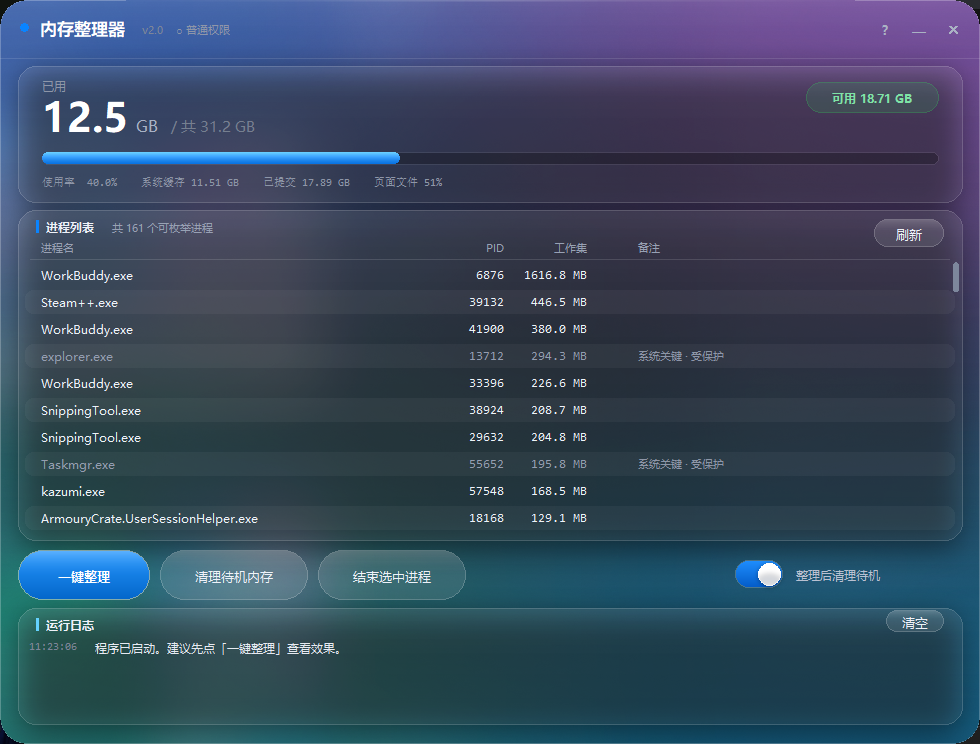

Recreate this plot in Python.
# -*- coding: utf-8 -*-
"""
内存整理器 MemTidy

功能定位：在启动大型游戏 / 工程软件之前，把系统里各进程占用的物理内存页
集中回收一次，让即将启动的程序拿到更充裕的连续物理内存。

------------------------------ 关于"参考 PCL" ------------------------------
本程序的功能设计参考了 Plain Craft Launcher（PCL，作者：龙腾猫跃）中
「启动游戏前进行内存优化」这一功能的使用方式与执行语义。

需要说明的事实：PCL 的该功能实现并未开源。在其公开仓库中，
PageOtherTest.MemoryOptimize 被替换为空实现（提示"开源内容中不包含百宝箱功能"），
仅保留了调用点。因此本程序是依据 Windows 官方文档独立实现的等价功能，
不含任何 PCL 源代码。

本程序与 PCL 无隶属关系，也不是 PCL 的衍生作品（功能领域不重叠）。
署名仅为遵循 PCL 仓库使用指南的要求。
---------------------------------------------------------------------------

技术实现（三条，全部是 Windows 原生接口）：
  1. EmptyWorkingSet   —— 把进程工作集里的物理页移出（转为可回收状态）
  2. NtSetSystemInformation(MemoryPurgeStandbyList) —— 清空待机内存列表（需管理员）
  3. TerminateProcess  —— 结束用户手动选中的后台进程（真正的内存释放）

------------------------------ 界面实现说明 -------------------------------
界面部分全部来自 glass-ui（本仓库的 glass_ui 包）：tkinter 没有模糊和
半透明合成能力，所以那个库用「抓窗口后方桌面 → 高斯模糊 → 上色 →
把静态玻璃层合成进底图 → 整张铺成 Canvas 背景」的办法做出液态玻璃效果，
再配上一套自绘控件。窗口圆角、任务栏图标、拖动、玻璃弹窗也都在库里。

本文件因此只剩两件事：Windows 内存接口，以及「卡片摆在哪、画什么字」。
"""

import ctypes
import ctypes.wintypes as wt
import os
import sys
import threading
import time
import tkinter as tk
from tkinter import font as tkfont

# 让示例在没有 pip install 的情况下也能直接跑（仓库根目录就在两级之上）
_HERE = os.path.dirname(os.path.abspath(__file__))
sys.path.insert(0, os.path.dirname(os.path.dirname(_HERE)))

# 界面全部来自 glass-ui：抓屏、模糊、圆角窗口、自绘控件都不在本文件里
from glass_ui import (C_ACCENT, C_BG, C_CYAN, C_GREEN, C_ORANGE, C_RED,
                      FONT_MONO, FONT_UI, GlassButton, GlassEngine, GlassLog,
                      GlassTable, GlassToggle, GlassWindow, IconButton,
                      pill_grad, rrect)
from glass_ui.compat import HAVE_PIL, Image, ImageDraw, ImageTk
from glass_ui.win import apply_round_region

APP_NAME = "内存整理器"
APP_VER = "2.0"
APP_TAG = "MemTidy"
APP_TITLE = f"{APP_NAME}  {APP_VER}"

# ---------------------------------------------------------------- 布局常量
CARD_MEM = (18, 66, 944, 136)
CARD_TABLE = (18, 210, 944, 330)
TABLE_HEAD_H = 50
BTN_Y = 550
BTN_H = 50
CARD_LOG = (18, 608, 944, 116)
MEM_BADGE = (806, 82, 132, 30)      # 内存卡右上角「可用」徽章
LOG_HEAD_H = 26

# 列定义给表格和表头共用，避免两处各写一份而错位
COLS = (
    ("name", 0.00, 0.42, "w", "进程名"),
    ("pid", 0.42, 0.53, "e", "PID"),
    ("mem", 0.50, 0.62, "e", "工作集"),
    ("note", 0.66, 1.00, "w", "备注"),
)

# ============================================================================
#  Win32 接口
# ============================================================================
kernel32 = ctypes.WinDLL("kernel32", use_last_error=True)
psapi = ctypes.WinDLL("psapi", use_last_error=True)
ntdll = ctypes.WinDLL("ntdll")
user32 = ctypes.WinDLL("user32", use_last_error=True)

PROCESS_QUERY_INFORMATION = 0x0400
PROCESS_QUERY_LIMITED_INFORMATION = 0x1000
PROCESS_SET_QUOTA = 0x0100
PROCESS_TERMINATE = 0x0001
PROCESS_VM_READ = 0x0010

kernel32.GlobalMemoryStatusEx.argtypes = [ctypes.c_void_p]
kernel32.GlobalMemoryStatusEx.restype = wt.BOOL
kernel32.OpenProcess.argtypes = [wt.DWORD, wt.BOOL, wt.DWORD]
kernel32.OpenProcess.restype = wt.HANDLE
kernel32.CloseHandle.argtypes = [wt.HANDLE]


class MEMORYSTATUSEX(ctypes.Structure):
    _fields_ = [
        ("dwLength", wt.DWORD),
        ("dwMemoryLoad", wt.DWORD),
        ("ullTotalPhys", ctypes.c_ulonglong),
        ("ullAvailPhys", ctypes.c_ulonglong),
        ("ullTotalPageFile", ctypes.c_ulonglong),
        ("ullAvailPageFile", ctypes.c_ulonglong),
        ("ullTotalVirtual", ctypes.c_ulonglong),
        ("ullAvailVirtual", ctypes.c_ulonglong),
        ("ullAvailExtendedVirtual", ctypes.c_ulonglong),
    ]


class PERFORMANCE_INFORMATION(ctypes.Structure):
    _fields_ = [
        ("cb", wt.DWORD),
        ("CommitTotal", ctypes.c_size_t),
        ("CommitLimit", ctypes.c_size_t),
        ("CommitPeak", ctypes.c_size_t),
        ("PhysicalTotal", ctypes.c_size_t),
        ("PhysicalAvailable", ctypes.c_size_t),
        ("SystemCache", ctypes.c_size_t),
        ("KernelTotal", ctypes.c_size_t),
        ("KernelPaged", ctypes.c_size_t),
        ("KernelNonpaged", ctypes.c_size_t),
        ("PageSize", ctypes.c_size_t),
        ("HandleCount", wt.DWORD),
        ("ProcessCount", wt.DWORD),
        ("ThreadCount", wt.DWORD),
    ]


class PROCESS_MEMORY_COUNTERS_EX(ctypes.Structure):
    _fields_ = [
        ("cb", wt.DWORD),
        ("PageFaultCount", wt.DWORD),
        ("PeakWorkingSetSize", ctypes.c_size_t),
        ("WorkingSetSize", ctypes.c_size_t),
        ("QuotaPeakPagedPoolUsage", ctypes.c_size_t),
        ("QuotaPagedPoolUsage", ctypes.c_size_t),
        ("QuotaPeakNonPagedPoolUsage", ctypes.c_size_t),
        ("QuotaNonPagedPoolUsage", ctypes.c_size_t),
        ("PagefileUsage", ctypes.c_size_t),
        ("PeakPagefileUsage", ctypes.c_size_t),
        ("PrivateUsage", ctypes.c_size_t),
    ]


def is_admin():
    try:
        return ctypes.windll.shell32.IsUserAnAdmin() != 0
    except Exception:
        return False


def relaunch_as_admin():
    """以管理员身份重启自己（用于清理待机内存）。"""
    try:
        ctypes.windll.shell32.ShellExecuteW(
            None, "runas", sys.executable, "", os.path.dirname(sys.executable), 1)
        return True
    except Exception:
        return False


def get_memory_status():
    """物理内存概况，单位 MB。"""
    ms = MEMORYSTATUSEX()
    ms.dwLength = ctypes.sizeof(ms)
    kernel32.GlobalMemoryStatusEx(ctypes.byref(ms))

    pi = PERFORMANCE_INFORMATION()
    pi.cb = ctypes.sizeof(pi)
    cache_mb = 0.0
    commit_mb = 0.0
    if psapi.GetPerformanceInfo(ctypes.byref(pi), pi.cb):
        page = pi.PageSize or 4096
        cache_mb = pi.SystemCache * page / 1048576.0
        commit_mb = pi.CommitTotal * page / 1048576.0

    total = ms.ullTotalPhys / 1048576.0
    avail = ms.ullAvailPhys / 1048576.0
    return {
        "total_mb": total,
        "avail_mb": avail,
        "used_mb": total - avail,
        "percent": ms.dwMemoryLoad,
        "cache_mb": cache_mb,
        "commit_mb": commit_mb,
        "pagefile_pct": (ms.ullTotalPageFile - ms.ullAvailPageFile) * 100.0 / max(1, ms.ullTotalPageFile),
    }


def enum_pids():
    size = 8192
    while True:
        buf = (wt.DWORD * size)()
        needed = wt.DWORD()
        if not psapi.EnumProcesses(buf, ctypes.sizeof(buf), ctypes.byref(needed)):
            return []
        cnt = needed.value // ctypes.sizeof(wt.DWORD)
        if cnt < size - 8:
            return [buf[i] for i in range(cnt) if buf[i] != 0]
        size *= 2
        if size > 262144:
            return [buf[i] for i in range(cnt) if buf[i] != 0]


def query_process(pid):
    """返回 (进程名, 工作集字节数)，无法访问返回 None。

    权限组合按门槛从高到低依次尝试：
      1. QUERY_INFORMATION | VM_READ   —— 能同时拿到名字和工作集
      2. QUERY_LIMITED_INFORMATION | VM_READ —— Win8+ 上多数受保护进程也能拿工作集
      3. QUERY_LIMITED_INFORMATION     —— 只能拿名字，工作集记为 0
    """
    combos = (
        PROCESS_QUERY_INFORMATION | PROCESS_VM_READ,
        PROCESS_QUERY_LIMITED_INFORMATION | PROCESS_VM_READ,
        PROCESS_QUERY_LIMITED_INFORMATION,
    )
    for access in combos:
        h = kernel32.OpenProcess(access, False, pid)
        if not h:
            continue
        try:
            buf = ctypes.create_unicode_buffer(1024)
            n = wt.DWORD(1024)
            if not kernel32.QueryFullProcessImageNameW(h, 0, buf, ctypes.byref(n)):
                continue
            name = os.path.basename(buf.value)
            if not name:
                continue

            pmc = PROCESS_MEMORY_COUNTERS_EX()
            pmc.cb = ctypes.sizeof(pmc)
            ws = 0
            if psapi.GetProcessMemoryInfo(h, ctypes.byref(pmc), pmc.cb):
                ws = pmc.WorkingSetSize
            return (name, ws)
        finally:
            kernel32.CloseHandle(h)
    return None


def empty_working_set(pid):
    """对单个进程执行工作集清空。"""
    h = kernel32.OpenProcess(
        PROCESS_SET_QUOTA | PROCESS_QUERY_INFORMATION, False, pid)
    if not h:
        return False
    try:
        return bool(psapi.EmptyWorkingSet(h))
    finally:
        kernel32.CloseHandle(h)


def purge_standby_list():
    """清空待机内存列表，需管理员权限。返回 (成功, 状态码)。"""
    cmd = ctypes.c_int(4)  # MemoryPurgeStandbyList
    st = ntdll.NtSetSystemInformation(80, ctypes.byref(cmd), ctypes.sizeof(cmd))
    return st == 0, st


def kill_process(pid):
    h = kernel32.OpenProcess(PROCESS_TERMINATE, False, pid)
    if not h:
        return False
    try:
        return bool(kernel32.TerminateProcess(h, 1))
    finally:
        kernel32.CloseHandle(h)


# ============================================================================
#  保护名单：这些进程不允许在界面里结束
# ============================================================================
PROTECTED = {
    "system", "idle", "registry", "memory compression", "memcompression",
    "smss.exe", "csrss.exe", "wininit.exe", "winlogon.exe", "services.exe",
    "lsass.exe", "lsaiso.exe", "svchost.exe", "dwm.exe", "fontdrvhost.exe",
    "spoolsv.exe", "audiodg.exe", "sihost.exe", "taskhostw.exe", "ctfmon.exe",
    "runtimebroker.exe", "explorer.exe", "shellexperiencehost.exe",
    "startmenuexperiencehost.exe", "searchhost.exe", "searchapp.exe",
    "searchindexer.exe", "textinputhost.exe", "lockapp.exe", "logonui.exe",
    "userinit.exe", "wudfhost.exe", "wmiprvse.exe", "dllhost.exe",
    "conhost.exe", "openconsole.exe", "windowsterminal.exe", "cmd.exe",
    "powershell.exe", "pwsh.exe", "wsmprovhost.exe", "taskmgr.exe",
    "sppsvc.exe", "trustedinstaller.exe", "msmpeng.exe", "nissrv.exe",
    "securityhealthservice.exe", "securityhealthsystray.exe", "mssense.exe",
    "sensecncproxy.exe", "sgrmbroker.exe", "easyanticheat.exe",
    "easyanticheat_eos.exe", "beservice.exe", "bedaisy.exe", "vgc.exe",
    "vgtray.exe", "riotclientservices.exe", "nvcontainer.exe",
    "nvdisplay.container.exe", "nvidia overlay.exe", "atiesrxx.exe",
    "amdow.exe", "radeonsoftware.exe", "memtidy.exe",
}

# 这些进程名属于"可以放心结束"的后台程序，界面上给个标记提示
BACKGROUND_HINTS = {
    "steam.exe": "Steam", "steamwebhelper.exe": "Steam", "weixin.exe": "微信",
    "wechat.exe": "微信", "qq.exe": "QQ", "tim.exe": "TIM", "dingtalk.exe": "钉钉",
    "discord.exe": "Discord", "douyin.exe": "抖音", "kuaishou.exe": "快手",
    "哔哩哔哩.exe": "B站", "chrome.exe": "浏览器", "msedge.exe": "Edge",
    "firefox.exe": "Firefox", "code.exe": "VS Code", "devenv.exe": "Visual Studio",
    "pycharm64.exe": "PyCharm", "idea64.exe": "IDEA", "keil.exe": "Keil",
    "uv4.exe": "Keil", "wps.exe": "WPS", "winword.exe": "Word", "excel.exe": "Excel",
}


def is_protected(name):
    return name.lower() in PROTECTED


# ============================================================================
#  主应用
# ============================================================================
class MemTidyApp(GlassWindow):
    """主窗口。

    这里只声明"长什么样"：卡片摆哪、哪些静态层需要 alpha、哪些子控件要切背景。
    抓屏、模糊、圆角裁剪、拖动、弹窗全部由 glass_ui.GlassWindow 负责。
    """

    TITLE = APP_TITLE
    WIN_W = 980
    WIN_H = 744

    def __init__(self, root, shot=False):
        # 业务状态先备好：super().__init__ 里会立刻调用 build_ui()
        self.busy = False
        self._pct = 0.0           # 整理进度；空闲时改存内存使用率
        self.snapshot = []
        self.before = None
        self.txt_detail = ""
        self.txt_count = ""
        self.txt_admin = ""
        self.var_purge = tk.BooleanVar(value=True)

        super().__init__(root, shot=shot, title=APP_TITLE)

        self._refresh_admin()
        self.refresh_memory()
        self.refresh_processes()
        self.log("程序已启动。建议先点「一键整理」查看效果。")
        self.root.after(1600, self._tick_memory)

    def _all_buttons(self):
        out = []
        for name in ("btn_opt", "btn_standby", "btn_kill", "_btn_refresh",
                 "_btn_clearlog"):
            b = getattr(self, name, None)
            if b is not None and b not in out:
                out.append(b)
        return out

    @staticmethod
    def _card_rect(c):
        return (c[0], c[1], c[2], c[3])

    # ------------------------------------------------ glass_ui 钩子
    def glass_cards(self):
        return [self._card_rect(CARD_MEM),
                self._card_rect(self.geo["table"]),
                self._card_rect(self.geo["log"])]

    def glass_decorators(self):
        return [self._deco_mem_card]

    def _deco_mem_card(self, img):
        """内存卡上的进度条凹槽 + 「可用」徽章底。

        这两样都要半透明，Canvas 画不了（会盖住玻璃底），
        只能画进底图 —— 这个钩子就是给这种元素准备的。
        """
        w, h = img.size
        mx, my, mw, _mh = CARD_MEM
        layer = Image.new("RGBA", (w, h), (0, 0, 0, 0))
        d = ImageDraw.Draw(layer)
        d.rounded_rectangle([mx + 24, my + 86, mx + mw - 24, my + 98],
                            radius=6, fill=(0, 0, 0, 66),
                            outline=(255, 255, 255, 20), width=1)

        bx, by2, bw2, bh2 = MEM_BADGE
        d.rounded_rectangle([bx, by2, bx + bw2, by2 + bh2],
                            radius=bh2 / 2.0,
                            fill=(48, 209, 88, 34),
                            outline=(48, 209, 88, 88), width=1)
        return Image.alpha_composite(img, layer)

    def glass_slices(self):
        """每个子 Canvas 都要一块背景切片，否则圆角外会露出深色方框。"""
        tx, ty, tw, th = self.geo["table"]
        lx, ly, lw, lh = self.geo["log"]
        out = [
            (self.table, tx + 1, ty + TABLE_HEAD_H,
             tw - 2, th - TABLE_HEAD_H - 1),
            (self.logview, lx + 1, ly + LOG_HEAD_H,
             lw - 2, lh - LOG_HEAD_H - 1),
        ]
        for b in self._all_buttons():
            out.append((b, b.x, b.y, b.w, b.h))
        for ic in (self.btn_min, self.btn_close, self.btn_about):
            out.append((ic, ic.x, ic.y, ic.size, ic.size))
        t = self.toggle
        out.append((t, t.cv.winfo_x(), t.cv.winfo_y(),
                    t.cv.winfo_width(), t.cv.winfo_height()))
        return out

    def build_ui(self):
        w, h = self.win_w, self.win_h

        # 排版用的字体度量：数值与单位的对齐要算真实宽度
        self.f_num = tkfont.Font(family=FONT_UI, size=30, weight="bold")
        self.f_unit = tkfont.Font(family=FONT_UI, size=12)
        self.f_tot = tkfont.Font(family=FONT_UI, size=11)

        # 纵向重排：窗口偏矮时压缩表格卡
        table_h = CARD_TABLE[3] + (h - 744)
        self.geo = {
            "mem": CARD_MEM,
            "table": (CARD_TABLE[0], CARD_TABLE[1], CARD_TABLE[2], max(250, table_h)),
            "btn_y": BTN_Y + (h - 744),
            "log": (CARD_LOG[0], CARD_LOG[1] + (h - 744), CARD_LOG[2], CARD_LOG[3]),
        }

        self.make_canvas()

        # 表格
        tx, ty, tw, th = self.geo["table"]
        self.table = GlassTable(self, tx + 1, ty + TABLE_HEAD_H,
                                tw - 2, th - TABLE_HEAD_H - 1)
        self.table.COLS = COLS
        # 库不认识 tag 叫什么，这里把本程序的三种 tag 映射成颜色
        self.table.ROW_FG = {"bgapp": C_ORANGE, "prot": "#949db0"}
        self.table.ROW_DOT = ("bgapp",)
        self.table.NOTE_FG = {"bgapp": C_ORANGE}

        # 日志
        lx, ly, lw, lh = self.geo["log"]
        self.logview = GlassLog(self, lx + 1, ly + LOG_HEAD_H,
                                lw - 2, lh - LOG_HEAD_H - 1)

        # 按钮
        by = self.geo["btn_y"]
        self._btns_layout = []
        specs = (
            ("一键整理", 132, "primary"),
            ("清理待机内存", 148, "ghost"),
            ("结束选中进程", 148, "ghost"),
        )
        bx = 18
        self.btn_opt = self.btn_standby = self.btn_kill = None
        for text, bwid, kind in specs:
            self._btns_layout.append((bx, by, bwid, BTN_H, kind))
            bx += bwid + 10

        self.btn_opt = GlassButton(self, "一键整理", self.do_optimize,
                                   18, by, 132, BTN_H, "primary")
        self.btn_standby = GlassButton(self, "清理待机内存", self.do_purge_standby,
                                       160, by, 148, BTN_H, "ghost")
        self.btn_kill = GlassButton(self, "结束选中进程", self.do_kill,
                                    318, by, 148, BTN_H, "ghost")

        self.toggle = GlassToggle(self, self.var_purge, w - 248, by + 6,
                                  "整理后清理待机")

        # 标题栏图标按钮
        self.btn_close = IconButton(self, "✕", self.close, w - 42, 14, danger=True)
        self.btn_min = IconButton(self, "—", self.minimize, w - 76, 14)
        self.btn_about = IconButton(self, "?", lambda: self.show_about(), w - 110, 14)

        self.draw_chrome()

    # ---------------- 主绘制 ----------------
    def draw_chrome(self):
        cv = self.cv
        cv.delete("all")
        w, h = self.win_w, self.win_h

        if self.bg_photo is not None:
            cv.create_image(0, 0, image=self.bg_photo, anchor="nw")
        else:
            cv.create_rectangle(0, 0, w, h, fill=C_BG, outline="")

        self._draw_titlebar(cv, w)
        self._draw_mem_card(cv)
        self._draw_table_head(cv)
        self._draw_log_head(cv)

        # 子 Canvas 会被 create_* 之后的图元覆盖，重新抬到最前。
        # 注意：Canvas.lift 被重载成了画布内图元的 tag_raise，必须走 Misc.lift
        for sub in (self.table.cv, self.logview.cv):
            try:
                tk.Misc.lift(sub)
            except Exception:
                pass

    def _draw_titlebar(self, cv, w):
        # 彩色小标识 + 标题
        cv.create_oval(20, 23, 28, 31, fill=C_ACCENT, outline="")
        cv.create_text(40, 29, text=APP_NAME, anchor="w", fill="#ffffff",
                       font=(FONT_UI, 13, "bold"))
        cv.create_text(142, 30, text=f"v{APP_VER}", anchor="w", fill="#7d8698",
                       font=(FONT_UI, 8))
        cv.create_text(176, 30, text=self.txt_admin, anchor="w",
                       fill=C_GREEN if is_admin() else "#8e96a8",
                       font=(FONT_UI, 8))

    def _draw_mem_card(self, cv):
        """内存概况卡。

        信息层级分四档：分区标签 / 主数值 / 单位与总量 / 辅助说明。
        原来的写法把"已用 12.3 GB / 共 31.2 GB 可用 18.93 GB"塞成一行同字号，
        没有视觉重心，读数时要逐字扫。
        """
        x, y, cw, ch = CARD_MEM
        m = getattr(self, "_last_mem", None)
        used = m["used_mb"] / 1024 if m else 0.0
        total = m["total_mb"] / 1024 if m else 0.0
        avail = m["avail_mb"] / 1024 if m else 0.0
        pad = 24
        busy = bool(getattr(self, "busy", False))

        # 分区标签
        cv.create_text(x + pad, y + 20, text="已用", anchor="w",
                       fill="#8e96a8", font=(FONT_UI, 9))

        # 主数值行：主数值先落，再按它真实的 bbox 右端接单位与总量。
        # 不能拿 measure() 的结果累加 —— 30pt 粗体下 measure 返回的宽度比
        # 实际渲染宽出十几像素，累加两次之后 "GB" 和 "/ 共 …" 就被推散了。
        base = y + 76
        num = f"{used:.1f}"
        it = cv.create_text(x + pad, base, text=num, anchor="sw",
                            fill="#ffffff", font=(FONT_UI, 30, "bold"))
        bb = cv.bbox(it)
        nx = (bb[2] if bb else x + pad + self.f_num.measure(num)) + 7

        # 单位与总量按基线对齐：如果直接让 bbox 底边对齐，30pt 的 descent
        # 比 12pt 大，小字号会整体偏高，看着像浮在数值上。
        drop = self.f_num.metrics("descent")
        it2 = cv.create_text(nx, base - drop + self.f_unit.metrics("descent"),
                             text="GB", anchor="sw",
                             fill="#a9b2c5", font=(FONT_UI, 12))
        bb2 = cv.bbox(it2)
        tx = (bb2[2] if bb2 else nx + self.f_unit.measure("GB")) + 12
        cv.create_text(tx, base - drop + self.f_tot.metrics("descent"),
                       text=f"/ 共 {total:.1f} GB", anchor="sw",
                       fill="#767f90", font=(FONT_UI, 11))

        # 进度条（凹槽在底图里，这里只画填充）
        # 整理进行中时这条要显示整理进度，否则进度早就跑到 100% 了用户还在等，
        # 只能盯着一个恒定的内存占用值，完全看不出在动。
        pb_y = y + 86
        pb_h = 12
        pb_x1, pb_x2 = x + pad, x + cw - pad
        if busy:
            pct = max(0.0, min(100.0, float(getattr(self, "_pct", 0.0))))
        else:
            try:
                pct = max(0.0, min(100.0, float(m["percent"]))) if m else 0.0
            except Exception:
                pct = 0.0
            self._pct = pct
        if pct > 0:
            fill_w = max(float(pb_h), (pb_x2 - pb_x1) * pct / 100.0)
            if busy:
                self._bar_img = pill_grad(cv, pb_x1, pb_y, pb_x1 + fill_w,
                                          pb_y + pb_h, (96, 214, 255),
                                          (0, 132, 222), 0.06)
            else:
                self._bar_img = pill_grad(cv, pb_x1, pb_y, pb_x1 + fill_w,
                                          pb_y + pb_h, (74, 176, 255),
                                          (10, 116, 227), 0.12)

        # 辅助说明：空闲时是内存统计，整理中换成进度文字
        if busy:
            cv.create_text(x + pad, y + 116, anchor="w",
                           text=f"正在整理内存 …  已完成 {pct:.0f}%",
                           fill="#8fd0ff", font=(FONT_UI, 9))
        else:
            cv.create_text(x + pad, y + 116, text=self.txt_detail, anchor="w",
                           fill="#8e96a8", font=(FONT_MONO, 8))

        # 「可用」徽章里的数值
        bx, by2, bw2, bh2 = MEM_BADGE
        cv.create_text(bx + bw2 / 2.0, by2 + bh2 / 2.0 + 1,
                       text=f"可用 {avail:.2f} GB", anchor="center",
                       fill="#7fe3a6", font=(FONT_UI, 9, "bold"))

    def _draw_table_head(self, cv):
        x, y, cw, ch = self.geo["table"]
        rrect(cv, x + 18, y + 10, x + 21, y + 23, 1.5, fill=C_ACCENT, outline="")
        cv.create_text(x + 28, y + 17, text="进程列表", anchor="w",
                       fill="#eef2f9", font=(FONT_UI, 9, "bold"))
        cv.create_text(x + 94, y + 18, text=self.txt_count, anchor="w",
                       fill="#98a1b4", font=(FONT_UI, 8))

        # 列头
        hy = y + TABLE_HEAD_H - 3
        inner_w = cw - 2
        for key, a, b, anchor, label in COLS:
            x1 = x + 1 + 10 + (inner_w - 20) * a
            x2 = x + 1 + 10 + (inner_w - 20) * b
            if key == "name":
                tx, an = x1 + 12, "w"
            elif key == "note":
                tx, an = x1, "w"
            else:
                tx, an = x2 - 14, "e"
            cv.create_text(tx, hy - 9, text=label, anchor=an,
                           fill="#98a1b4", font=(FONT_UI, 8))

        # 表头分隔线：原来用 stipple="gray12" 的抖动线，在平滑玻璃底上只剩
        # 零星噪点；而且它画在 y+TABLE_HEAD_H-3 处，正好被表格子画布（从
        # y+TABLE_HEAD_H 起、又整体 lift 到最上层）盖住，从来没显示过。
        # 改成紧贴子画布上边界一根 1px 带 alpha 的贴图，才是真的半透明白线。
        dw = max(2, int(cw - 24))
        if getattr(self, "_hd_w", None) != dw:
            self._hd_img = ImageTk.PhotoImage(
                Image.new("RGBA", (dw, 1), (255, 255, 255, 34)))
            self._hd_w = dw
        cv.create_image(x + 12, y + TABLE_HEAD_H - 1,
                        image=self._hd_img, anchor="nw")

        # 刷新按钮（放右上角，做成小胶囊）
        if not hasattr(self, "_btn_refresh"):
            self._btn_refresh = GlassButton(
                self, "刷新", self.refresh_processes,
                x + cw - 88, y + 9, 70, 28, "ghost")

    def _draw_log_head(self, cv):
        x, y, cw, ch = self.geo["log"]
        # 与进程列表卡统一：竖条锚点 + 同字号同亮度的标题
        rrect(cv, x + 18, y + 10, x + 21, y + 23, 1.5, fill=C_CYAN, outline="")
        cv.create_text(x + 28, y + 17, text="运行日志", anchor="w",
                       fill="#eef2f9", font=(FONT_UI, 9, "bold"))
        if not hasattr(self, "_btn_clearlog"):
            self._btn_clearlog = GlassButton(
                self, "清空", self.logview.clear,
                x + cw - 76, y + 2, 58, 22, "ghost")

    # ---------------- 状态 ----------------
    def _refresh_admin(self):
        if is_admin():
            self.txt_admin = "● 管理员"
        else:
            self.txt_admin = "○ 普通权限"
        self.draw_chrome()

    def log(self, msg, tag=None):
        try:
            self.logview.push(msg, tag)
        except Exception:
            pass

    # ---------------- 内存 ----------------
    def refresh_memory(self):
        m = get_memory_status()
        self._last_mem = m
        self._pct = m["percent"]
        self.txt_detail = (f"使用率 {m['percent']:>5.1f}%    "
                           f"系统缓存 {m['cache_mb']/1024:.2f} GB    "
                           f"已提交 {m['commit_mb']/1024:.2f} GB    "
                           f"页面文件 {m['pagefile_pct']:.0f}%")
        self.draw_chrome()
        return m

    def _draw_progress(self, pct):
        try:
            self._pct = max(0.0, min(100.0, float(pct)))
            self.draw_chrome()
        except Exception:
            pass

    def _tick_memory(self):
        if not self.busy:
            try:
                self.refresh_memory()
            except Exception:
                pass
        self.root.after(1600, self._tick_memory)

    # ---------------- 进程列表 ----------------
    def refresh_processes(self):
        if self.busy:
            return
        pids = enum_pids()
        rows = []
        for pid in pids:
            r = query_process(pid)
            if r:
                rows.append((r[0], pid, r[1]))
        rows.sort(key=lambda x: x[2], reverse=True)
        self.snapshot = rows

        self.table.delete()
        for name, pid, ws in rows:
            if is_protected(name):
                tag, note = "prot", "系统关键 · 受保护"
            elif name.lower() in BACKGROUND_HINTS:
                tag, note = "bgapp", BACKGROUND_HINTS[name.lower()] + " · 可结束"
            else:
                tag, note = "normal", ""
            self.table.insert("", "end", iid=str(pid), tags=(tag,), values=(
                name, pid, f"{ws/1048576:.1f} MB" if ws else "—", note))
        self.txt_count = f"共 {len(rows)} 个可枚举进程"
        self.refresh_memory()

    # ---------------- 一键整理 ----------------
    def do_optimize(self):
        if self.busy:
            return
        self.busy = True
        self.btn_opt.configure(state="disabled", text="整理中…")
        self.btn_kill.configure(state="disabled")
        threading.Thread(target=self._optimize_worker, daemon=True).start()

    def _optimize_worker(self):
        t0 = time.time()
        before = self.refresh_memory_silent()
        self.log("开始内存整理 …")
        self.log(f"整理前：可用 {before['avail_mb']/1024:.2f} GB，"
                 f"使用率 {before['percent']:.1f}%", "dim")

        pids = enum_pids()
        total = len(pids)
        ok = fail = 0
        done = 0
        last_ui = 0.0

        for pid in pids:
            if pid == 0:
                continue
            if empty_working_set(pid):
                ok += 1
            else:
                fail += 1
            done += 1
            now = time.time()
            if now - last_ui > 0.06:
                last_ui = now
                pct = done * 100.0 / max(1, total)
                self._ui_progress(pct)

        self._ui_progress(100.0)
        self.log(f"工作集清空完成：成功 {ok} 个，失败 {fail} 个（失败通常是权限不足）")

        if self.var_purge.get():
            self.log("正在清理待机内存列表 …", "dim")
            good, st = purge_standby_list()
            if good:
                self.log("待机内存列表已清空。", "ok")
            elif not is_admin():
                self.log(f"待机内存清理失败（状态码 {st}）：需要管理员权限。"
                         f"可点右上角「?」查看提权方法。", "warn")
            else:
                self.log(f"待机内存清理失败，状态码 {st}。", "warn")

        time.sleep(0.8)
        after = self.refresh_memory_silent()
        gain = after["avail_mb"] - before["avail_mb"]
        used_before = before["used_mb"]
        used_after = after["used_mb"]

        self.log(f"整理后：可用 {after['avail_mb']/1024:.2f} GB，"
                 f"使用率 {after['percent']:.1f}%", "dim")
        msg = (f"物理内存占用 {used_before/1024:.2f} GB → {used_after/1024:.2f} GB，"
               f"可用增加 {gain:+.0f} MB，耗时 {time.time()-t0:.1f} 秒")
        self.log(msg, "ok" if gain > 0 else "warn")

        def _finish():
            self.busy = False
            self.btn_opt.configure(state="normal", text="一键整理")
            self.btn_kill.configure(state="normal")
            self.refresh_processes()
        self.root.after(0, _finish)

    def refresh_memory_silent(self):
        return get_memory_status()

    def _ui_progress(self, pct):
        def _do():
            try:
                self._pct = pct
                m = get_memory_status()
                self._last_mem = m
                self.txt_detail = (f"使用率 {m['percent']:>5.1f}%    "
                                   f"系统缓存 {m['cache_mb']/1024:.2f} GB    "
                                   f"已提交 {m['commit_mb']/1024:.2f} GB    "
                                   f"页面文件 {m['pagefile_pct']:.0f}%")
                self.draw_chrome()
            except Exception:
                pass
        try:
            self.root.after(0, _do)
        except Exception:
            pass

    # ---------------- 清理待机 ----------------
    def do_purge_standby(self):
        if self.busy:
            return
        before = get_memory_status()
        good, st = purge_standby_list()
        time.sleep(0.5)
        after = get_memory_status()
        if good:
            self.log(f"待机内存已清空：可用 {before['avail_mb']/1024:.2f} GB → "
                     f"{after['avail_mb']/1024:.2f} GB", "ok")
        elif not is_admin():
            if self.ask("需要管理员权限",
                        "清理待机内存需要管理员权限。\n\n是否以管理员身份重新启动本程序？",
                        "以管理员重启", "取消"):
                if not relaunch_as_admin():
                    self.info("提权失败", "无法以管理员身份重启，请手动右键选择「以管理员身份运行」。")
                else:
                    self.close()
                    return
            else:
                self.log("已取消提权。", "dim")
        else:
            self.log(f"清理失败，状态码 {st}。", "err")
        self.refresh_memory()

    # ---------------- 结束进程 ----------------
    def do_kill(self):
        if self.busy:
            return
        sel = self.table.selection()
        if not sel:
            self.info("提示", "请先在列表里选中要结束的进程（可按住 Ctrl 多选）。")
            return

        targets, blocked = [], []
        for iid in sel:
            vals = self.table.item(iid, "values")["values"]
            if len(vals) < 2:
                continue
            name, pid = vals[0], vals[1]
            if is_protected(name):
                blocked.append(name)
            else:
                targets.append((name, pid))

        if blocked:
            self.info("已跳过受保护进程",
                      "以下进程属于系统关键进程或反作弊组件，已跳过：\n\n"
                      + "\n".join(blocked))
        if not targets:
            return

        names = "\n".join(f"  {n}  (PID {p})" for n, p in targets[:12])
        if len(targets) > 12:
            names += f"\n  … 另有 {len(targets) - 12} 个"
        if not self.ask("确认结束进程",
                        f"将强制结束以下 {len(targets)} 个进程：\n\n{names}\n\n"
                        f"未保存的数据会丢失，是否继续？",
                        "结束", "取消"):
            return

        okc = 0
        for name, pid in targets:
            if kill_process(int(pid)):
                okc += 1
                self.log(f"已结束 {name} (PID {pid})", "ok")
            else:
                self.log(f"结束失败 {name} (PID {pid})，可能需要管理员权限", "warn")
        self.log(f"结束进程完成：{okc}/{len(targets)} 成功")
        self.refresh_processes()

    # ---------------- 玻璃对话框 ----------------
    # ---------------- 说明 ----------------
    ABOUT_BLOCKS = (
        ("h", "这个程序做什么"),
        ("p", "在你启动大型游戏或工程软件之前，把系统里各个进程占用的物理内存页集中回收一次，"
              "使即将启动的程序能拿到更充裕的物理内存，减少启动阶段的换页。"),
        ("h", "「一键整理」的实际动作（全部是 Windows 官方接口）"),
        ("p", "1. EmptyWorkingSet —— 遍历所有进程，把工作集里的物理页移出进程工作区。"
              "任务管理器的「使用中」会明显下降。"),
        ("p", "2. NtSetSystemInformation(MemoryPurgeStandbyList) —— 清空待机内存列表，"
              "这部分页会被真正释放。此项需要管理员权限。"),
        ("h", "必须清楚的一点"),
        ("w", "这一步本质上是把物理页从「使用中」挪到「可回收」，页本身还在内存条里。"
              "它降低的是任务管理器的账面数字，并不创造新的物理内存。"),
        ("p", "真正有用的场景是：启动一个要一次性申请大块内存的程序之前，"
              "让后台程序把物理页先让出来，避免启动瞬间与后台程序抢页。"),
        ("w", "如果目标是让游戏帧数变高，这个操作没有帮助 —— 那属于显存和 GPU 的问题。"),
        ("h", "想让后台程序真正吐出内存"),
        ("p", "用列表里的「结束选中进程」。进程退出后，它占的内存是真的还给了系统。"
              "橙色标注的是常见后台程序，灰色标注的是受保护的系统进程（无法结束）。"),
        ("h", "关于界面"),
        ("d", "界面的模糊背景是对窗口后方桌面的实时采样（BitBlt + 高斯模糊），"
              "不是渐变模拟。参数与配色参考了 Liquid Glass 设计规范。"),
        ("h", "功能来源与署名"),
        ("d", "本程序的功能设计参考了 Minecraft 启动器 Plain Craft Launcher（PCL，作者：龙腾猫跃）"
              "中「启动游戏前进行内存优化」这一功能的使用方式与执行语义。"),
        ("d", "需要说明：PCL 该功能的实现并未开源 —— 其公开仓库中 PageOtherTest.MemoryOptimize "
              "被替换为空实现，仅保留调用点。因此本程序是依据 Windows 官方文档独立编写的等价实现，"
              "不含任何 PCL 源代码，与 PCL 无隶属关系，也不是其衍生作品。"),
    )

    def show_about(self):
        dw = 660
        pad = 28
        txt_w = dw - pad * 2
        color = {"h": "#ffffff", "p": "#c8cfdc", "d": "#8a92a6", "w": C_ORANGE}
        size = {"h": 10, "p": 9, "d": 8, "w": 9}

        win = tk.Toplevel(self.root)
        win.withdraw()
        win.overrideredirect(True)
        win.configure(bg=C_BG)
        win.transient(self.root)

        cv = tk.Canvas(win, width=dw, height=900, bd=0,
                       highlightthickness=0, bg=C_BG)
        cv.place(x=0, y=0, width=dw, height=900)

        # 先排版量高度：Tk 自己换行最准，不要再手算字符数
        y = 64                      # 让出标题与分隔线的高度
        for kind, text in self.ABOUT_BLOCKS:
            if kind == "h":
                y += 4
                it = cv.create_text(pad, y, text=text, anchor="nw", fill=color[kind],
                                    font=(FONT_UI, size[kind], "bold"), width=txt_w)
                bb = cv.bbox(it)
                y = (bb[3] if bb else y + 20) + 6
            else:
                it = cv.create_text(pad, y, text=text, anchor="nw", fill=color[kind],
                                    font=(FONT_UI, size[kind]), width=txt_w)
                bb = cv.bbox(it)
                y = (bb[3] if bb else y + 18) + (7 if kind == "p" else 6)

        dh = int(y + 62)
        dh = min(dh, 760)

        px = self.root.winfo_rootx() + (self.win_w - dw) // 2
        py = max(16, self.root.winfo_rooty() + (self.win_h - dh) // 2)
        win.geometry(f"{dw}x{dh}+{px}+{py}")
        cv.configure(height=dh)
        cv.place(x=0, y=0, width=dw, height=dh)

        photo = self.glass_plate(dw, dh, 0.38, radius=22)
        if photo is not None:
            tkimg = ImageTk.PhotoImage(photo.convert("RGB"))
            cv.create_image(0, 0, image=tkimg, anchor="nw", tags=("plate",))
            cv.image = tkimg
            cv.tag_lower("plate")

        cv.create_text(pad, 26, text="说明", anchor="w", fill="#ffffff",
                       font=(FONT_UI, 12, "bold"))
        cv.create_line(pad, 46, dw - pad, 46, fill="#7d8698", width=1, stipple="gray25")

        btn = GlassButton(self, "关闭", win.destroy, dw - pad - 96, dh - 50,
                          96, 34, "ghost", parent=cv)
        btn.cv.place(x=dw - pad - 96, y=dh - 50, width=96, height=34)
        if photo is not None:
            # 不给按钮铺背景切片，胶囊四角会露出子 Canvas 的深色底
            btn.set_background(photo.crop(
                (dw - pad - 96, dh - 50, dw - pad, dh - 50 + 34)).convert("RGB"))

        win.deiconify()
        win.attributes("-topmost", True)
        win.lift()
        apply_round_region(win, 22)
        try:
            win.grab_set()
        except Exception:
            pass

    # ---------------- 运行 ----------------
# ============================================================================
#  自检模式：不打开界面，只验证 API 是否正常（开发和排错用）
# ============================================================================
def selftest():
    lines = []

    def p(s=""):
        lines.append(str(s))
        try:
            print(s)
        except Exception:
            pass  # --noconsole 打包后没有 stdout

    p(f"=== {APP_NAME} {APP_VER} 自检 ===")
    p(f"Python: {sys.version.split()[0]}")
    p(f"打包运行: {getattr(sys, 'frozen', False)}")
    p(f"管理员权限: {is_admin()}")
    p(f"Pillow 可用: {HAVE_PIL}")

    m = get_memory_status()
    p(f"物理内存: 总 {m['total_mb']:.0f} MB, 可用 {m['avail_mb']:.0f} MB, "
      f"使用率 {m['percent']}%")
    p(f"系统缓存: {m['cache_mb']:.0f} MB, 已提交 {m['commit_mb']:.0f} MB")

    pids = enum_pids()
    p(f"枚举进程: {len(pids)} 个")

    rows = []
    for pid in pids:
        r = query_process(pid)
        if r:
            rows.append((r[0], pid, r[1]))
    rows.sort(key=lambda x: x[2], reverse=True)
    p(f"可查询进程: {len(rows)} 个")
    p("占用前 5:")
    for name, pid, ws in rows[:5]:
        p(f"  {name:<34} PID={pid:<7} {ws/1048576:>8.1f} MB")

    # 玻璃引擎自测：抓屏 + 合成耗时
    if HAVE_PIL:
        try:
            eng = GlassEngine()
            t0 = time.time()
            src = eng.grab(0, 0, 200, 120)
            t1 = time.time()
            img = eng.compose(200, 120, [(10, 10, 180, 100)], [])
            t2 = time.time()
            p(f"玻璃引擎: 抓屏 {'成功' if src is not None else '失败'} "
              f"{int((t1-t0)*1000)}ms / 合成 {int((t2-t1)*1000)}ms "
              f"/ 输出 {img.size if img else None}")
        except Exception as e:
            p(f"玻璃引擎: 异常 {e!r}")

    me = os.getpid()
    before = query_process(me)
    ok = empty_working_set(me)
    after = query_process(me)
    if before and after:
        p(f"EmptyWorkingSet 自测: {'成功' if ok else '失败'}  "
          f"自身工作集 {before[1]/1048576:.1f} MB -> {after[1]/1048576:.1f} MB")

    good, st = purge_standby_list()
    p(f"清理待机内存: {'成功' if good else '失败'} (状态码 {st})")

    # GUI 初始化检查
    try:
        r = tk.Tk()
        r.withdraw()
        app = MemTidyApp(r, shot=True)
        r.update_idletasks()
        r.update()
        p(f"GUI 初始化: 成功  列表 {len(app.table.get_children())} 行")
        p(f"窗口尺寸: {app.win_w}x{app.win_h}  背景图: {app.bg_photo is not None}")
        r.destroy()
    except Exception as e:
        import traceback
        p(f"GUI 初始化: 失败 {e!r}")
        p(traceback.format_exc())

    p("=== 自检结束 ===")

    if getattr(sys, "frozen", False):
        base = os.path.dirname(sys.executable)
    else:
        base = os.path.dirname(os.path.abspath(__file__))
    try:
        fp = os.path.join(base, "selftest_report.txt")
        with open(fp, "w", encoding="utf-8") as f:
            f.write("\n".join(lines))
        print("report:", fp)
    except Exception:
        pass


def screenshot_mode(out_path):
    """把界面渲染出来并截图，用于开发者核对布局（普通用户用不到）。"""
    root = tk.Tk()
    app = MemTidyApp(root, shot=True)
    root.attributes("-topmost", True)
    app.rebuild_background()
    root.update_idletasks()
    for _ in range(60):
        root.update()
        time.sleep(0.03)

    try:
        import importlib
        ImageGrab = importlib.import_module("PIL.ImageGrab")
        # 截图前解除抓屏排除，否则只能拍到桌面
        app.set_capture_affinity(False)
        time.sleep(0.25)
        x = root.winfo_rootx()
        y = root.winfo_rooty()
        bbox = (x, y, x + root.winfo_width(), y + root.winfo_height())
        ImageGrab.grab(bbox=bbox, all_screens=True).save(out_path)
        print("截图已保存:", out_path, bbox)
    except Exception as e:
        print("截图失败:", repr(e))
    finally:
        root.destroy()


def main():
    if "--selftest" in sys.argv:
        selftest()
        return

    # 高 DPI 适配
    try:
        ctypes.windll.shcore.SetProcessDpiAwareness(1)
    except Exception:
        try:
            user32.SetProcessDPIAware()
        except Exception:
            pass

    if "--shot" in sys.argv:
        i = sys.argv.index("--shot")
        out = sys.argv[i + 1] if len(sys.argv) > i + 1 else "shot.png"
        screenshot_mode(out)
        return

    root = tk.Tk()
    app = MemTidyApp(root)
    app.run()


if __name__ == "__main__":
    main()
